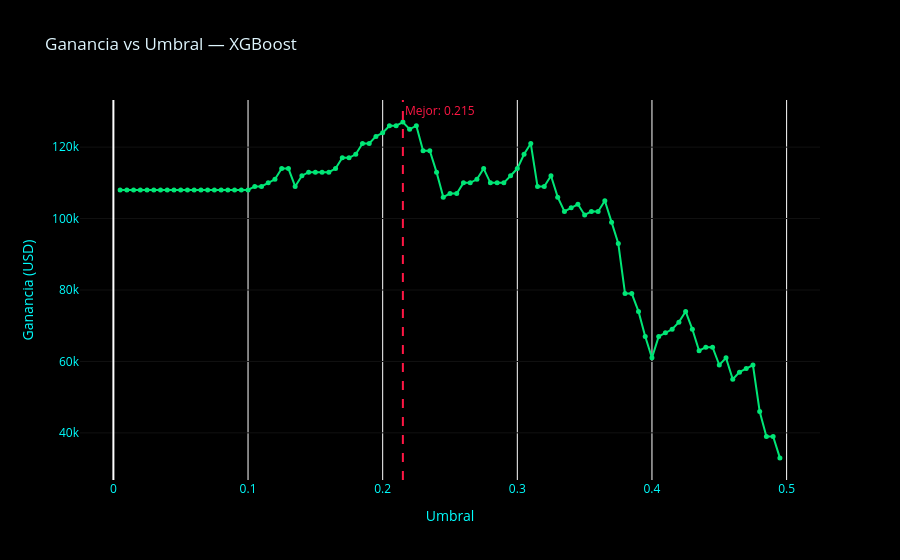
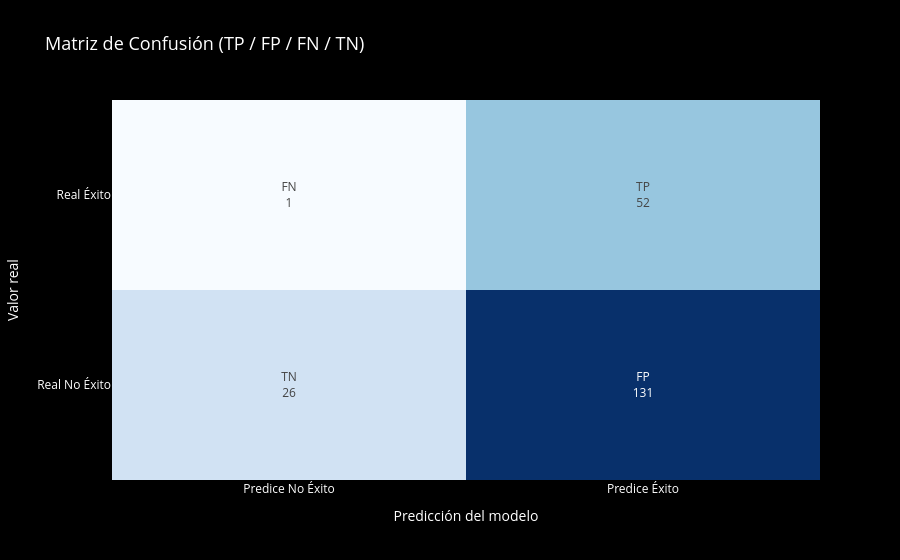

The cell these charts' notebook holds for them, in order:
### Code cell
# === PASO 8: MODELO FINAL XGBOOST OPTIMIZADO ===

best_params_xgb = {
    'subsample':         0.9,
    'scale_pos_weight':  ratio_desbalanceo,
    'reg_lambda':        0.5,
    'reg_alpha':         0.5,
    'n_estimators':      200,
    'min_child_weight':  5,
    'max_depth':         4,
    'max_delta_step':    0,
    'learning_rate':     0.01,
    'gamma':             0.05,
    'colsample_bytree':  0.7,
    'colsample_bylevel': 1.0,
    'random_state':      42,
    'eval_metric':       'logloss'
}

xgb_final = XGBClassifier(**best_params_xgb)
xgb_final.fit(X_train, y_train)

y_pred_proba_xgb_final = xgb_final.predict_proba(X_test)[:, 1]

profits_xgb = {}
for t in np.arange(0.005, 0.5, 0.005):
    y_pred_t = (y_pred_proba_xgb_final >= t).astype(int)
    profits_xgb[t] = profit_score(y_test, y_pred_t, show_plots=False)

best_threshold_xgb = max(profits_xgb, key=profits_xgb.get)
ganancia_xgb = profits_xgb[best_threshold_xgb]

# === Gráfico ganancia vs umbral ===
fig = go.Figure()
fig.add_trace(go.Scatter(
    x=list(profits_xgb.keys()),
    y=list(profits_xgb.values()),
    mode="lines+markers",
    line=dict(color="#00e676", width=2),
    marker=dict(size=5)
))
fig.add_vline(x=best_threshold_xgb, line_dash="dash", line_color="#ff1744",
              annotation_text=f"Mejor: {best_threshold_xgb:.3f}", annotation_font_color="#ff1744")
fig.update_layout(
    title="Ganancia vs Umbral — XGBoost",
    xaxis_title="Umbral", yaxis_title="Ganancia (USD)",
    paper_bgcolor="#000000", plot_bgcolor="#000000",
    font=dict(color="#e0f7ff"), xaxis=dict(color="#00ffff"), yaxis=dict(color="#00ffff", gridcolor="#111")
)
fig.show()

# === Aplicar mejor umbral ===
y_pred_xgb_final = (y_pred_proba_xgb_final >= best_threshold_xgb).astype(int)
ganancia_xgb = profit_score(y_test, y_pred_xgb_final)

print("MODELO FINAL XGBOOST OPTIMIZADO")
print(f"Parámetros: {best_params_xgb}")
print(f"Mejor umbral: {best_threshold_xgb:.3f}")
print(f"Ganancia final en test: ${ganancia_xgb:,.0f}")

### Figure 1 — Plotly figure (JSON) as saved in the notebook; plotly's stock layout.template omitted (floating-point values rounded to 4 significant figures)
{"data": [{"line": {"color": "#00e676", "width": 2}, "marker": {"size": 5}, "mode": "lines+markers", "type": "scatter", "x": [0.005, 0.01, 0.015, 0.02, 0.025, 0.03, 0.035, 0.04, 0.045, 0.05, 0.055, 0.06, 0.065, 0.07, 0.075, 0.08, 0.085, 0.09, 0.095, 0.1, 0.105, 0.11, 0.115, 0.12, 0.125, 0.13, 0.135, 0.14, 0.145, 0.15, 0.155, 0.16, 0.165, 0.17, 0.175, 0.18, 0.185, 0.19, 0.195, 0.2, 0.205, 0.21, 0.215, 0.22, 0.225, 0.23, 0.235, 0.24, 0.245, 0.25, 0.255, 0.26, 0.265, 0.27, 0.275, 0.28, 0.285, 0.29, 0.295, 0.3, 0.305, 0.31, 0.315, 0.32, 0.325, 0.33, 0.335, 0.34, 0.345, 0.35, 0.355, 0.36, 0.365, 0.37, 0.375, 0.38, 0.385, 0.39, 0.395, 0.4, 0.405, 0.41, 0.415, 0.42, 0.425, 0.43, 0.435, 0.44, 0.445, 0.45, 0.455, 0.46, 0.465, 0.47, 0.475, 0.48, 0.485, 0.49, 0.495], "y": [108000, 108000, 108000, 108000, 108000, 108000, 108000, 108000, 108000, 108000, 108000, 108000, 108000, 108000, 108000, 108000, 108000, 108000, 108000, 108000, 109000, 109000, 110000, 111000, 114000, 114000, 109000, 112000, 113000, 113000, 113000, 113000, 114000, 117000, 117000, 118000, 121000, 121000, 123000, 124000, 126000, 126000, 127000, 125000, 126000, 119000, 119000, 113000, 106000, 107000, 107000, 110000, 110000, 111000, 114000, 110000, 110000, 110000, 112000, 114000, 118000, 121000, 109000, 109000, 112000, 106000, 102000, 103000, 104000, 101000, 102000, 102000, 105000, 99000, 93000, 79000, 79000, 74000, 67000, 61000, 67000, 68000, 69000, 71000, 74000, 69000, 63000, 64000, 64000, 59000, 61000, 55000, 57000, 58000, 59000, 46000, 39000, 39000, 33000]}], "layout": {"annotations": [{"font": {"color": "#ff1744"}, "showarrow": false, "text": "Mejor: 0.215", "x": 0.215, "xanchor": "left", "xref": "x", "y": 1, "yanchor": "top", "yref": "y domain"}], "font": {"color": "#e0f7ff"}, "paper_bgcolor": "#000000", "plot_bgcolor": "#000000", "shapes": [{"line": {"color": "#ff1744", "dash": "dash"}, "type": "line", "x0": 0.215, "x1": 0.215, "xref": "x", "y0": 0, "y1": 1, "yref": "y domain"}], "title": {"text": "Ganancia vs Umbral — XGBoost"}, "xaxis": {"color": "#00ffff", "title": {"text": "Umbral"}}, "yaxis": {"color": "#00ffff", "gridcolor": "#111", "title": {"text": "Ganancia (USD)"}}}}

### Figure 2 — Plotly figure (JSON) as saved in the notebook; plotly's stock layout.template omitted (floating-point values rounded to 4 significant figures)
{"data": [{"colorscale": [[0, "rgb(247,251,255)"], [0.125, "rgb(222,235,247)"], [0.25, "rgb(198,219,239)"], [0.375, "rgb(158,202,225)"], [0.5, "rgb(107,174,214)"], [0.625, "rgb(66,146,198)"], [0.75, "rgb(33,113,181)"], [0.875, "rgb(8,81,156)"], [1, "rgb(8,48,107)"]], "showscale": false, "text": [["TN<br>26", "FP<br>131"], ["FN<br>1", "TP<br>52"]], "texttemplate": "%{text}", "type": "heatmap", "x": ["Predice No Éxito", "Predice Éxito"], "y": ["Real No Éxito", "Real Éxito"], "z": [[26, 131], [1, 52]]}], "layout": {"font": {"color": "white"}, "paper_bgcolor": "#000000", "plot_bgcolor": "#000000", "title": {"font": {"color": "white", "size": 18}, "text": "Matriz de Confusión (TP / FP / FN / TN)"}, "xaxis": {"color": "white", "showgrid": false, "title": {"text": "Predicción del modelo"}}, "yaxis": {"color": "white", "showgrid": false, "title": {"text": "Valor real"}}}}
